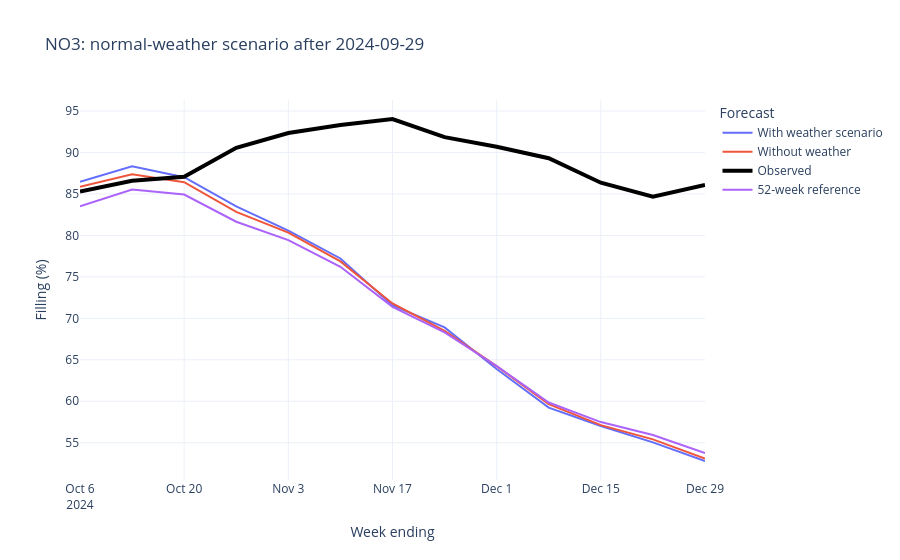

Source (notebook cell):
### Markdown cell above
### Inspecting the assumed future weather

This table shows the 13 weekly weather values we assume at the last forecast origin. The plot compares the models on those same dates. It illustrates one period, so it can look different from the average result across all eight periods.

### Code cell
# Showing the weather inputs supplied for the last 13-week forecast, using training data only.
origin = origins[-1]
last_paths = weather_paths.loc[weather_paths["origin"].eq(origin)].pivot(
    columns="setting", values="prediction")
training_weather = no3_weekly.loc[:origin, ["temperature_c", "precipitation_mm"]].tail(history_weeks)
weather_scenario = normal_weather_scenario(training_weather, last_paths.index)
display(weather_scenario.round(2))

# Comparing observed filling with both River forecasts and the seasonal reference.
last_paths["Observed"] = no3_weekly.loc[last_paths.index, "filling_percent"]
last_paths["52-week reference"] = no3_weekly.loc[
    last_paths.index - pd.Timedelta(weeks=52), "filling_percent"].to_numpy()
weather_figure = px.line(last_paths, title=f"NO3: normal-weather scenario after {origin.date()}",
    labels={"value": "Filling (%)", "date": "Week ending", "setting": "Forecast"})
weather_figure.update_traces(selector={"name": "Observed"}, line={"color": "black", "width": 4})
weather_figure.update_layout(template="plotly_white", hovermode="x unified", legend_title_text="Forecast")
weather_figure

### Figure 1 — Plotly figure (JSON) as saved in the notebook; plotly's stock layout.template omitted (floating-point values rounded to 4 significant figures)
{"data": [{"hovertemplate": "Forecast=With weather scenario<br>Week ending=%{x}<br>Filling (%)=%{y}<extra></extra>", "legendgroup": "With weather scenario", "line": {"color": "#636efa", "dash": "solid"}, "marker": {"symbol": "circle"}, "mode": "lines", "name": "With weather scenario", "orientation": "v", "showlegend": true, "type": "scatter", "x": ["2024-10-06T00:00:00.000000", "2024-10-13T00:00:00.000000", "2024-10-20T00:00:00.000000", "2024-10-27T00:00:00.000000", "2024-11-03T00:00:00.000000", "2024-11-10T00:00:00.000000", "2024-11-17T00:00:00.000000", "2024-11-24T00:00:00.000000", "2024-12-01T00:00:00.000000", "2024-12-08T00:00:00.000000", "2024-12-15T00:00:00.000000", "2024-12-22T00:00:00.000000", "2024-12-29T00:00:00.000000"], "xaxis": "x", "y": [86.47, 88.33, 87.03, 83.5, 80.59, 77.22, 71.56, 68.9, 63.88, 59.23, 57.02, 55.04, 52.79], "yaxis": "y"}, {"hovertemplate": "Forecast=Without weather<br>Week ending=%{x}<br>Filling (%)=%{y}<extra></extra>", "legendgroup": "Without weather", "line": {"color": "#EF553B", "dash": "solid"}, "marker": {"symbol": "circle"}, "mode": "lines", "name": "Without weather", "orientation": "v", "showlegend": true, "type": "scatter", "x": ["2024-10-06T00:00:00.000000", "2024-10-13T00:00:00.000000", "2024-10-20T00:00:00.000000", "2024-10-27T00:00:00.000000", "2024-11-03T00:00:00.000000", "2024-11-10T00:00:00.000000", "2024-11-17T00:00:00.000000", "2024-11-24T00:00:00.000000", "2024-12-01T00:00:00.000000", "2024-12-08T00:00:00.000000", "2024-12-15T00:00:00.000000", "2024-12-22T00:00:00.000000", "2024-12-29T00:00:00.000000"], "xaxis": "x", "y": [85.85, 87.37, 86.42, 82.84, 80.34, 76.86, 71.79, 68.48, 64.23, 59.64, 57.11, 55.4, 53.07], "yaxis": "y"}, {"hovertemplate": "Forecast=Observed<br>Week ending=%{x}<br>Filling (%)=%{y}<extra></extra>", "legendgroup": "Observed", "line": {"color": "black", "dash": "solid", "width": 4}, "marker": {"symbol": "circle"}, "mode": "lines", "name": "Observed", "orientation": "v", "showlegend": true, "type": "scatter", "x": ["2024-10-06T00:00:00.000000", "2024-10-13T00:00:00.000000", "2024-10-20T00:00:00.000000", "2024-10-27T00:00:00.000000", "2024-11-03T00:00:00.000000", "2024-11-10T00:00:00.000000", "2024-11-17T00:00:00.000000", "2024-11-24T00:00:00.000000", "2024-12-01T00:00:00.000000", "2024-12-08T00:00:00.000000", "2024-12-15T00:00:00.000000", "2024-12-22T00:00:00.000000", "2024-12-29T00:00:00.000000"], "xaxis": "x", "y": [85.29, 86.6, 87.07, 90.57, 92.35, 93.32, 94.04, 91.86, 90.7, 89.31, 86.36, 84.66, 86.09], "yaxis": "y"}, {"hovertemplate": "Forecast=52-week reference<br>Week ending=%{x}<br>Filling (%)=%{y}<extra></extra>", "legendgroup": "52-week reference", "line": {"color": "#ab63fa", "dash": "solid"}, "marker": {"symbol": "circle"}, "mode": "lines", "name": "52-week reference", "orientation": "v", "showlegend": true, "type": "scatter", "x": ["2024-10-06T00:00:00.000000", "2024-10-13T00:00:00.000000", "2024-10-20T00:00:00.000000", "2024-10-27T00:00:00.000000", "2024-11-03T00:00:00.000000", "2024-11-10T00:00:00.000000", "2024-11-17T00:00:00.000000", "2024-11-24T00:00:00.000000", "2024-12-01T00:00:00.000000", "2024-12-08T00:00:00.000000", "2024-12-15T00:00:00.000000", "2024-12-22T00:00:00.000000", "2024-12-29T00:00:00.000000"], "xaxis": "x", "y": [83.51, 85.53, 84.93, 81.65, 79.44, 76.22, 71.39, 68.3, 64.25, 59.84, 57.49, 55.92, 53.74], "yaxis": "y"}], "layout": {"hovermode": "x unified", "legend": {"title": {"text": "Forecast"}, "tracegroupgap": 0}, "title": {"text": "NO3: normal-weather scenario after 2024-09-29"}, "xaxis": {"anchor": "y", "domain": [0, 1], "title": {"text": "Week ending"}}, "yaxis": {"anchor": "x", "domain": [0, 1], "title": {"text": "Filling (%)"}}}}
